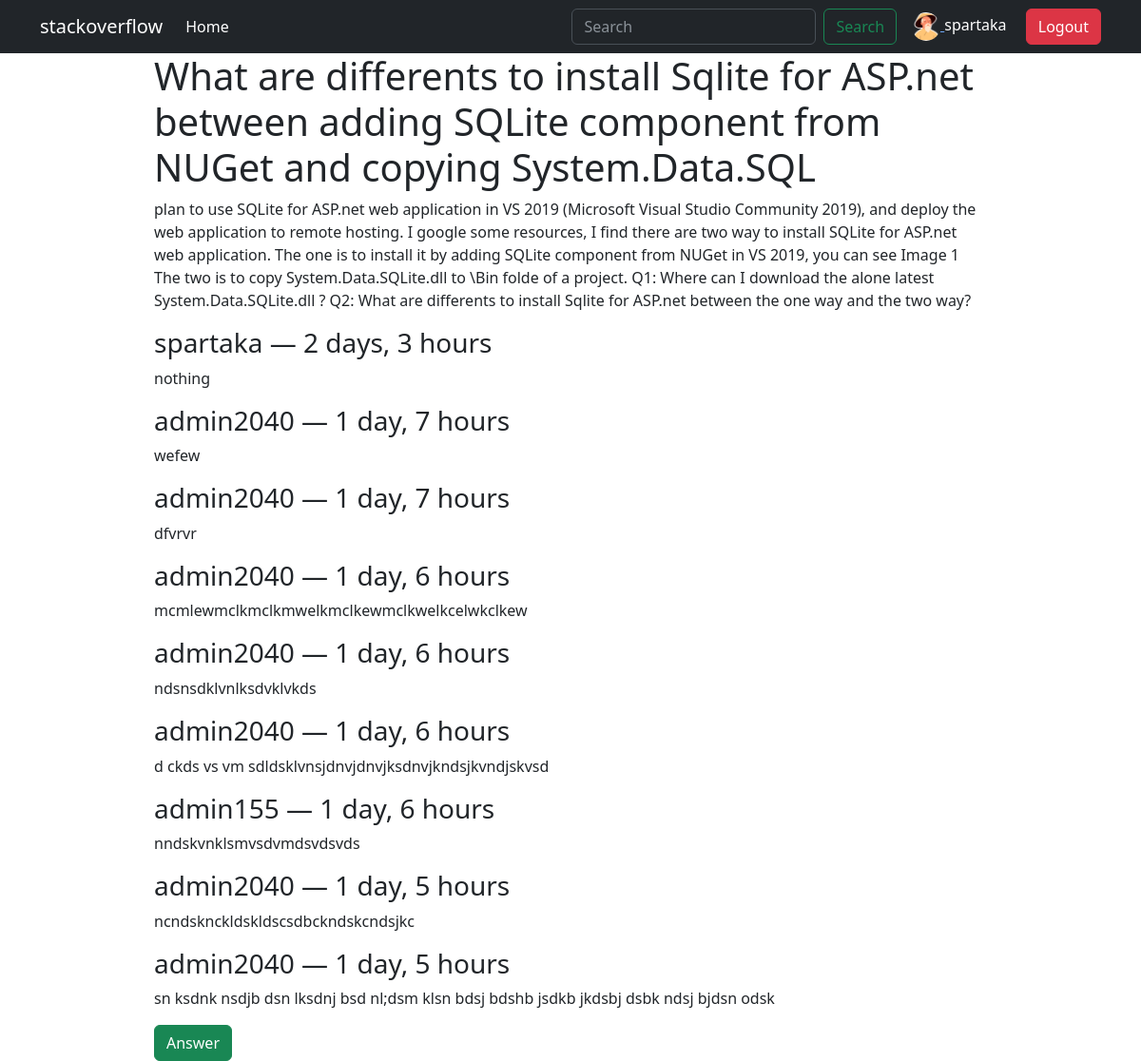
Page /question/6/ (signed in) on the committed database.
### users/models.py (models this page shows)
class User(AbstractUser):
    birth_date = models.DateField(blank=True, null=True)

class Profile(models.Model):
    user = models.OneToOneField(User, on_delete=models.CASCADE)
    icon = models.ImageField(upload_to='users_profile_pics/', blank=True)

### forum/models.py (models this page shows, shortened)
class Question(models.Model):
    user = models.ForeignKey(User, on_delete=models.CASCADE)
    title = models.CharField(max_length=120)
    text = models.TextField()
    create_time = models.DateTimeField(auto_now_add=True)
    modify_time = models. DateTimeField(auto_now=True)
    views = models.PositiveBigIntegerField(default=0, blank=True)

class Answer(models.Model):
    user = models.ForeignKey(User, on_delete=models.CASCADE)
    question = models.ForeignKey(Question, on_delete=models.CASCADE, related_name='answers')
    text = models.TextField()
    create_time = models.DateTimeField(auto_now_add=True)

### forum/views.py (the view)
# urls.py: path('question/<int:pk>/', QuestionDetailView.as_view(), name='question-detail'),
class QuestionDetailView(DetailView):
    model = Question
    template_name = 'forum/question_detail.html'
    def get(self, request, *args, **kwargs):
        self.object: Question = self.get_object()
        self.object.views += 1
        self.object.save()
        context = self.get_context_data(object = self.object)
        return self.render_to_response(context)

### templates/forum/question_detail.html (shortened to what this page needs)
{% extends 'base.html' %}
{% block content %}
<div class="container-fluid w-75">
    <div>
        <div class="d-flex justify-content-between align-items-center">
            <h1>{{ question.title }}</h1>
        </div>
        <p class="text-break">
            {{ question.text }}
        </p>
        <div class="answer-list">
            {% for answer in question.answers.all %}
                <div id="answer-{{ answer.pk }}">
                    <h3> {{ answer.user }} &mdash; {{ answer.create_time|timesince }}</h3>
                    <p>{{ answer.text }}</p>
                </div>
            {% endfor %}
            <div>
                <form action = "{% url 'forum:answer-add'%}?question={{question.pk}}"  method="POST" enctype="multipart/form-data">
                    <button class="btn btn-success">Answer</button>
                </form>
            </div>
        </div>
    </div>
</div>
{% endblock content %}

### templates/base.html (shortened to what this page needs)
{% load static %}
<!DOCTYPE html>
<html lang="en">
<head>
    <link rel="stylesheet" href="{% static 'style.css' %}">
    <link href="https://cdn.jsdelivr.net/npm/bootstrap@5.3.0-alpha1/dist/css/bootstrap.min.css" rel="stylesheet">
</head>
<body>
    <nav class="navbar navbar-expand-lg bg-dark" data-bs-theme="dark">
        <div class="container">
          <a class="navbar-brand" href="{% url 'forum:home' %}">stackoverflow</a>
          <div class="collapse navbar-collapse" id="navbarSupportedContent">
            <ul class="navbar-nav me-auto mb-2 mb-lg-0">
              <li class="nav-item">
                <a class="nav-link active" aria-current="page" href="{% url 'forum:home' %}">Home</a>
              </li>
            </ul>
            <div class="d-flex justify-content-between">
              <div>
                <form action="{% url 'forum:home' %}" class="d-flex" role="search">
                 <input class="form-control me-2" name="q" type="search" placeholder="Search" aria-label="Search" value="{% if form.q.value %}{{ form.q.value }}{% endif %}">
                  <button class="btn btn-outline-success" type="submit">Search</button>
                </form>
              </div>
              <div class="text-white ms-3 dropdown">
                {% if request.user.is_authenticated %}
                    <a href = "{% url 'users:auth-profile' %}"><img width="30"
                        src="{{ request.user.profile.icon.url }}"
                        class="rounded-circle"
                        alt="{{ request.user.username }}-picture"> </a> {{ request.user.username }}
                      <a class="btn btn-danger ms-3" href="{% url 'users:auth-logout' %}">Logout</a>
                {% else %}
                    <a class="btn btn-primary ms-3" href="{% url 'users:auth-login' %}">Login</a>
                    <a class="btn btn-success ms-3" href="{% url 'users:auth-signup' %}">Sign up</a>
                {% endif %}
        </div>
    </nav>
    {% block content %}
    {% endblock content %}
</body>
</html>

### rows in the picture
User: user.profile.icon (picture), user.username "spartaka"
Question: title "What are differents to install Sqlite for ASP.net between adding SQLite component from NUGet and copying System.Data.SQL", text "plan to use SQLite for ASP.net web application in VS 2019 (Microsoft Visual Studio Community 2019), and deploy the web application to remote hosting. I google some resources, I find there are two way to install SQLite for ASP.net web application. The one is to install it by adding SQLite component from NUGet in VS 2019, you can see Image 1 The two is to copy System.Data.SQLite.dll to \\Bin folde of a project. Q1: Where can I download the alone latest System.Data.SQLite.dll ? Q2: What are differents to install Sqlite for ASP.net between the one way and the two way?"
Answer: user "spartaka", create_time "2 days, 3 hours", text "nothing"
Answer: user "admin2040", create_time "1 day, 7 hours", text "wefew"
Answer: user "admin2040", create_time "1 day, 7 hours", text "dfvrvr"
Answer: user "admin2040", create_time "1 day, 6 hours", text "mcmlewmclkmclkmwelkmclkewmclkwelkcelwkclkew"
Answer: user "admin2040", create_time "1 day, 6 hours", text "ndsnsdklvnlksdvklvkds"
Answer: user "admin2040", create_time "1 day, 6 hours", text "d ckds vs vm sdldsklvnsjdnvjdnvjksdnvjkndsjkvndjskvsd"
Answer: user "admin155", create_time "1 day, 6 hours", text "nndskvnklsmvsdvmdsvdsvds"
Answer: user "admin2040", create_time "1 day, 5 hours", text "ncndsknckldskldscsdbckndskcndsjkc"
Answer: user "admin2040", create_time "1 day, 5 hours", text "sn ksdnk nsdjb dsn lksdnj bsd nl;dsm klsn bdsj bdshb jsdkb jkdsbj dsbk ndsj bjdsn odsk"
